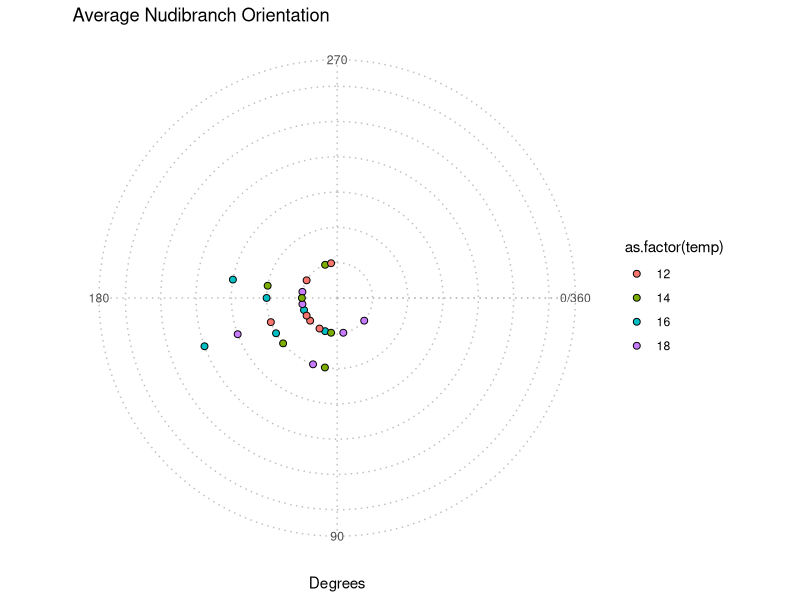

The R source for this figure:
## ---- chunk 1
knitr::opts_chunk$set(echo = TRUE)

# load in necessary packages and data
library(circular)
library(ggplot2)
library(dplyr)
predraw <- read.csv("raw_data/rawpred.csv", sep = ",", header = TRUE)
## ---- chunk 2

#Attempted to plot the movement angles of the nudis as circular data showing points
#This was the attempt using the ggplot() package as but it did not  allow for similar
#points to be stacked properly, however could change colour with treatment group

#not useable in the context of the paper

# Calculate the average angle for each nudibranch (nudi_num) grouped by temperature
nudibranch_summary <- predraw %>%
  group_by(nudi_num, temp) %>%
  summarise(mean_fixdeg = mean(fixdeg, na.rm = TRUE), .groups = "drop")

# Convert angles into circular bins for stacking
bin_size <- 10  # Use a small bin size for tight stacking
nudibranch_summary <- nudibranch_summary %>%
  mutate(
    binned_fixdeg = round(mean_fixdeg / bin_size) * bin_size,  # Bin the angles
    stack_order = ave(mean_fixdeg, binned_fixdeg, FUN = seq_along)  # Stack points in each bin
  )

# Create the circular plot
ggplot(nudibranch_summary, aes(x = binned_fixdeg, y = stack_order, fill = as.factor(temp))) +
  geom_point(
    size = 2,                   # Adjust point size for visibility
    shape = 21                  # Use a filled circle with a border
  ) +
  coord_polar(start = pi/2) +  # Start at 90° (bottom), counter-clockwise rotation
  scale_x_continuous(
    breaks = seq(0, 360, 90),   # Define degree breaks (0, 90, 180, 270)
    limits = c(0, 360)         # Circular limits
  ) +
  scale_y_continuous(limits = c(0, 6)) +  # Ensure space for stacking points
  labs(
    title = "Average Nudibranch Orientation",
    x = "Degrees",
    y = NULL
  ) +
  theme_minimal() +
  theme(
    axis.text.y = element_blank(),             # Remove radial axis text
    axis.ticks.y = element_blank(),            # Remove radial axis ticks
    panel.grid.minor = element_blank(),        # Remove minor grid lines
    panel.grid.major = element_line(color = "gray", linetype = "dotted")
  )
